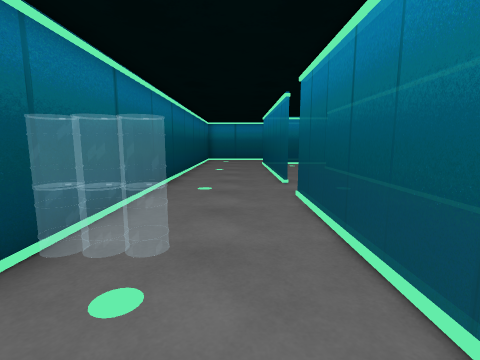
view 1 (above)

19 first-person views from a walk through a Unity game level. The camera is 1.3 m above the floor, tilts 8° down and sees 85° across. The floor is counted in squares, 1 m on a side. Each view is taken from the middle of a square. On the plan, view 1 faces up. The plan holds only what a view shows up to about 13 squares ahead; the rest is blank. The place goes on beyond the plan. The player is left out. Some animated figures are not drawn.

view 2
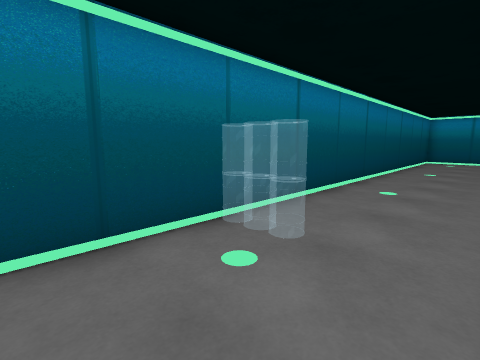

view 3
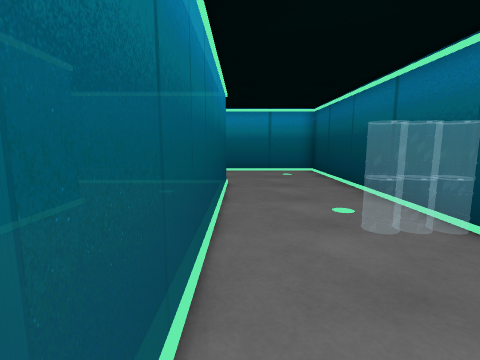

view 4
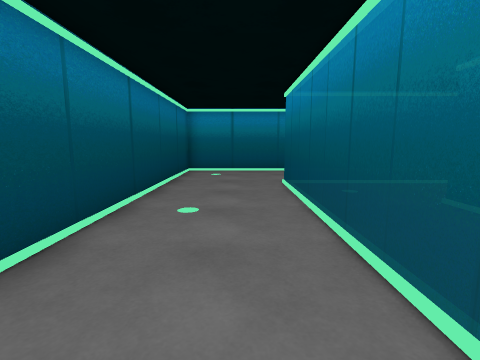

view 5
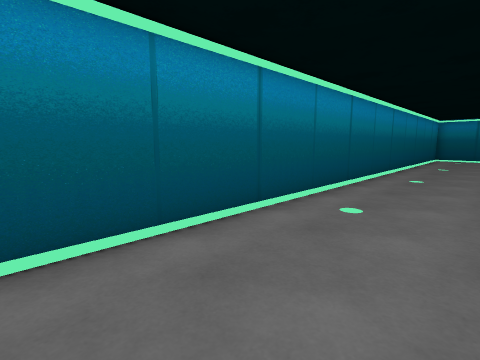

view 6
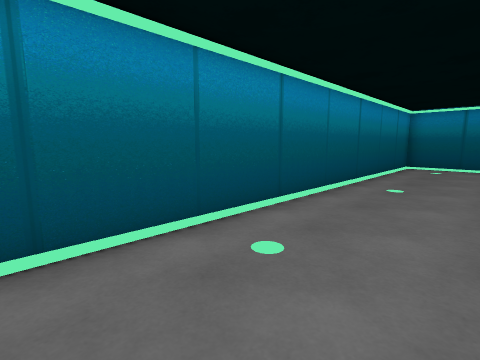

view 7
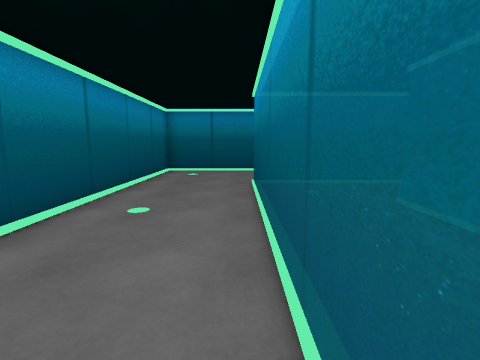

view 8
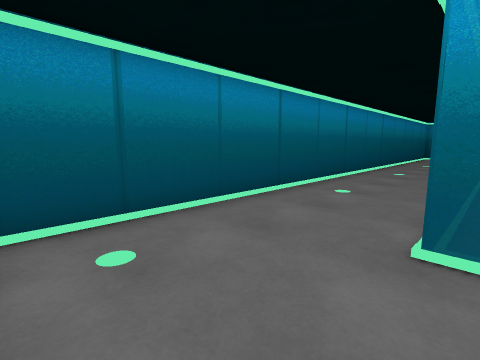

view 9
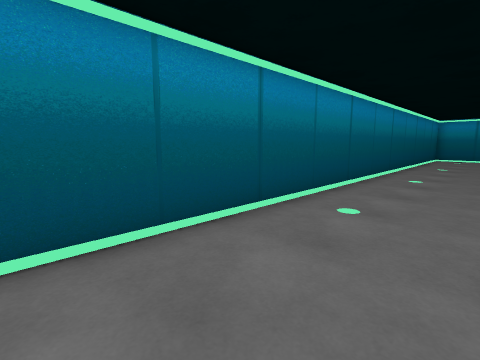

view 10
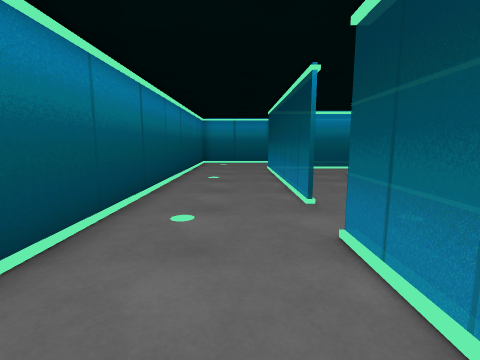

view 11
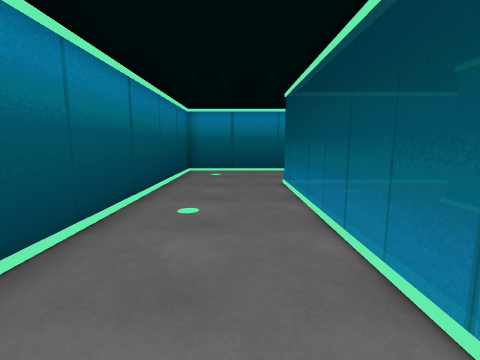

view 12
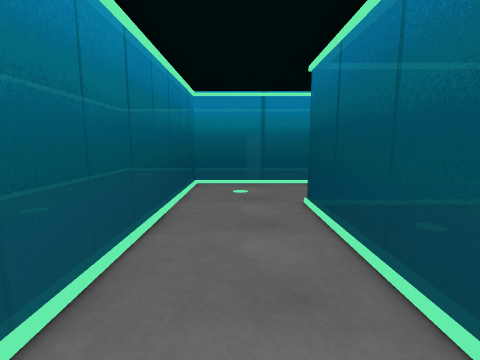

view 13
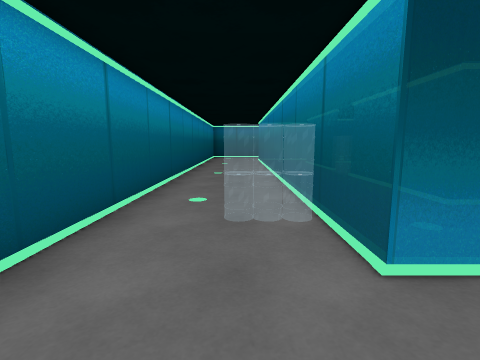

view 14
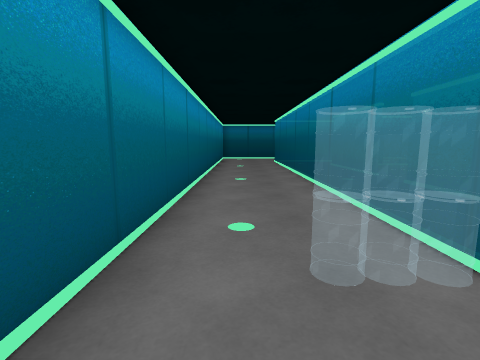

view 15
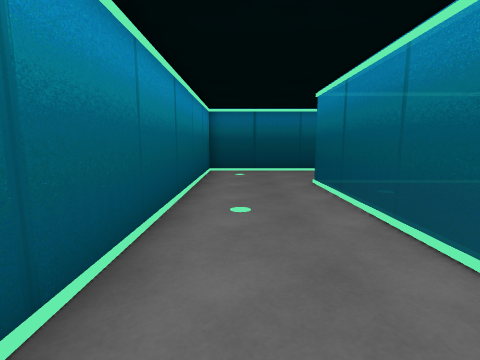

view 16
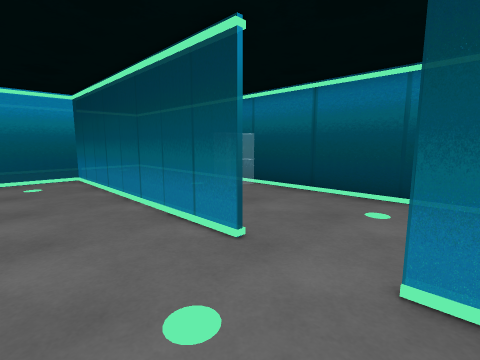

view 17
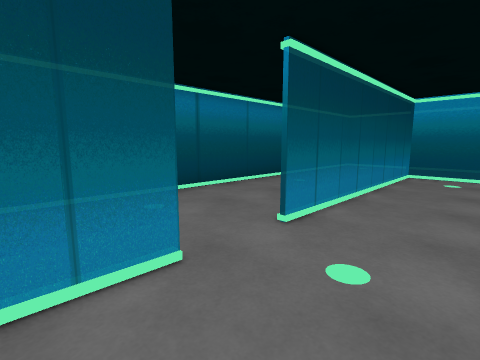

view 18
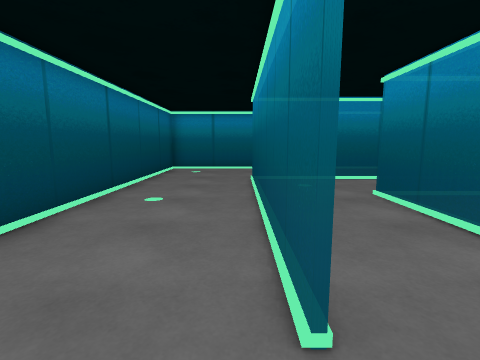

view 19
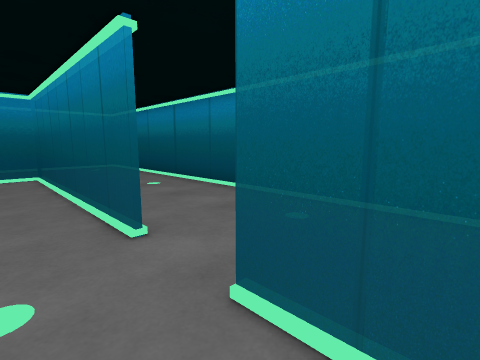

### Floor plan
Key: @ floor where view 1 was taken; # wall or solid block; . floor.
Columns run from 3 left of view 1 to 24 right of it. Each row starts with its distance up from view 1.
 21 ############################
 20 #..........................#
 19 #..........................#
 18 #..........................#
 17 #..........................#
 16 #....                   ...#
 15 #.... ......     ...... ...#
 14 #.... ......     ...... ...#
 13 #.... ..     ..      .. ...#
 12 #.... .. ......      .. ...#
 11 #.... .. ...         .. ...#
 10 #.... .. ..          .. ...#
  9 #.... .. ..          .. ...#
  8 #....... .. ..       ......#
  7 #....... .. ...      ......#
  6 #.... ..    ....  .. .. ...#
  5 #.... ..      ..  .. .. ...#
  4 #.... ..         ... .. ...#
  3 #  .. ..   ......... .. ...#
  2 #.... ..   .. ...... .. ...#
  1 #.... ..            ... ...#
  0 #..@. ................. ...#
 -1 #.... ................. ...#
 -2 #....                  ....#
 -3 #...................  .....#
 -4 #..........................#
 -5 #..........................#
 -6 ############################

Where each view was taken, in squares from view 1:
view 1: 0 up, 0 right, facing up
view 2: 0 up, 1 right, facing up-left
view 3: 7 up, 1 right, facing down
view 4: 8 up, 0 right, facing up
view 5: 17 up, 0 right, facing up-right
view 6: 17 up, 8 right, facing up-right
view 7: 17 up, 11 right, facing right
view 8: 20 up, 19 right, facing down-right
view 9: 18 up, 20 right, facing down-right
view 10: 12 up, 21 right, facing down
view 11: 7 up, 21 right, facing down
view 12: 7 up, 18 right, facing down
view 13: 3 down, 22 right, facing left
view 14: 4 down, 20 right, facing left
view 15: 4 down, 10 right, facing left
view 16: 9 up, 4 right, facing down-left
view 17: 5 up, 4 right, facing up-left
view 18: 7 up, 1 right, facing up
view 19: 5 up, 18 right, facing up-right
